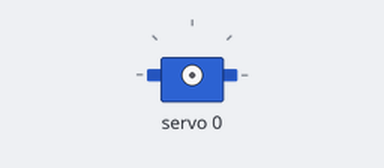
The sketch below on a simulated Arduino Uno, built with avr-gcc and run on an emulated ATmega328P. Parts: servo. What the sketch prints to the serial monitor is not drawn.

Above: at 0.1 s.
At 11.3 s:
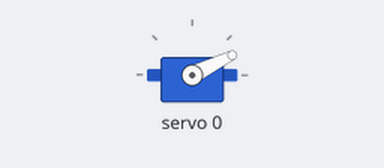
Timing chart, 0 to 12.8 s (numbered marks = the images above):
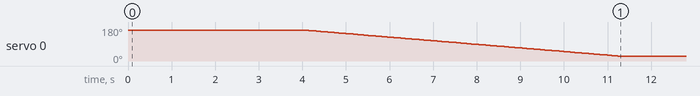

The sketch:

Top_Platform_Lift_Test.ino
```cpp
#include <Wire.h>
#include <Adafruit_PWMServoDriver.h>
Adafruit_PWMServoDriver pwm = Adafruit_PWMServoDriver();

//Servo calibration:
#define SERVOMIN  200
#define SERVOMAX  550


void setup() {
  // put your setup code here, to run once:
  Serial.begin(9600);
  Serial.println("8 channel Servo test!");

  pwm.begin();

  pwm.setPWMFreq(60);  // Analog servos run at ~60 Hz updates

   delay(2000);
   pwm.setPWM(0, 0, SERVOMAX);
   Serial.flush();

  delay(2000);


for (int c = 550; c > 200; c--){
    pwm.setPWM(0, 0, c);
    Serial.flush();
    delay(20);
  }

}

void loop() {
  // put your main code here, to run repeatedly:


}
```
